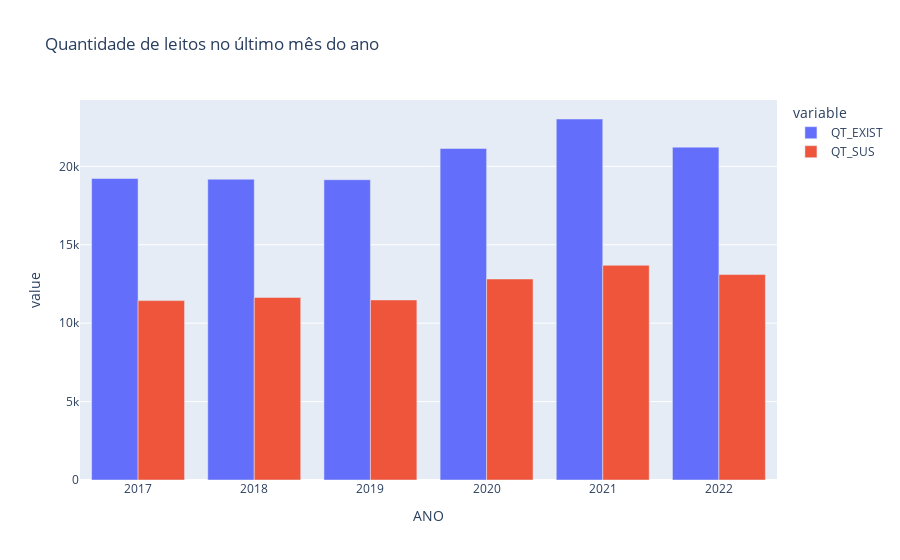

The cell this chart's notebook holds for it:
### Code cell
leitos_ultimo_mes = data_ultimo_mes.groupby(["COMPETEN", "ANO"]).sum()[["QT_EXIST", "QT_SUS"]].reset_index()
px.bar(leitos_ultimo_mes, x="ANO", y=["QT_EXIST", "QT_SUS"], title="Quantidade de leitos no último mês do ano", barmode="group")

### Figure 1 — Plotly figure (JSON) as saved in the notebook; plotly's stock layout.template omitted (floating-point values rounded to 4 significant figures)
{"data": [{"alignmentgroup": "True", "hovertemplate": "variable=QT_EXIST<br>ANO=%{x}<br>value=%{y}<extra></extra>", "legendgroup": "QT_EXIST", "marker": {"color": "#636efa", "pattern": {"shape": ""}}, "name": "QT_EXIST", "offsetgroup": "QT_EXIST", "orientation": "v", "showlegend": true, "textposition": "auto", "type": "bar", "x": ["2017", "2018", "2019", "2020", "2021", "2022"], "xaxis": "x", "y": [19225, 19181, 19147, 21140, 23019, 21225], "yaxis": "y"}, {"alignmentgroup": "True", "hovertemplate": "variable=QT_SUS<br>ANO=%{x}<br>value=%{y}<extra></extra>", "legendgroup": "QT_SUS", "marker": {"color": "#EF553B", "pattern": {"shape": ""}}, "name": "QT_SUS", "offsetgroup": "QT_SUS", "orientation": "v", "showlegend": true, "textposition": "auto", "type": "bar", "x": ["2017", "2018", "2019", "2020", "2021", "2022"], "xaxis": "x", "y": [11439, 11643, 11481, 12816, 13690, 13099], "yaxis": "y"}], "layout": {"barmode": "group", "legend": {"title": {"text": "variable"}, "tracegroupgap": 0}, "title": {"text": "Quantidade de leitos no último mês do ano"}, "xaxis": {"anchor": "y", "domain": [0, 1], "title": {"text": "ANO"}}, "yaxis": {"anchor": "x", "domain": [0, 1], "title": {"text": "value"}}}}
